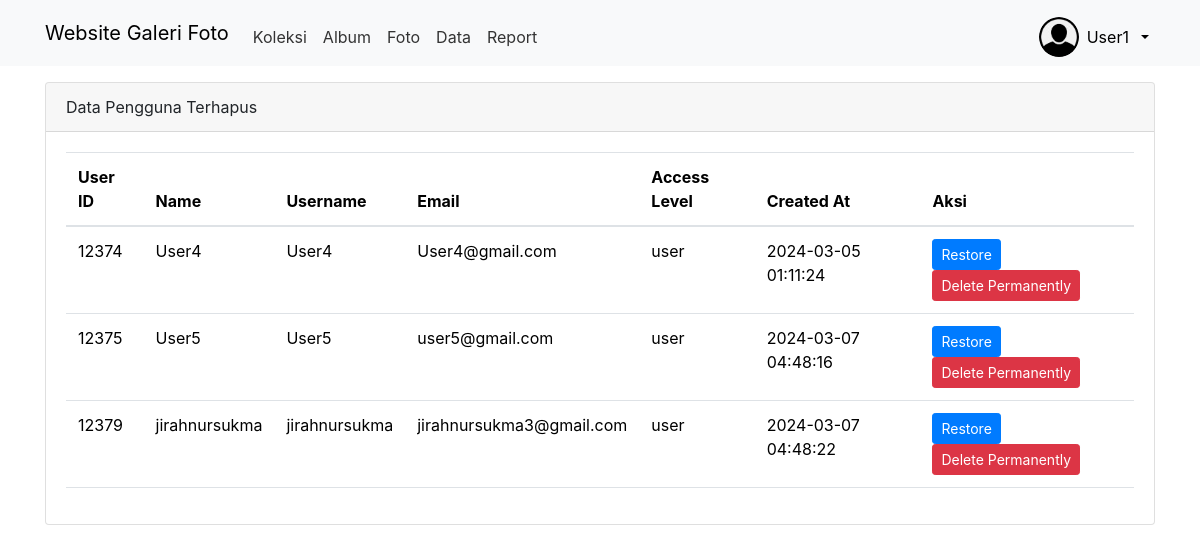
The app's page /admin/sampah.php (signed in) with its own data.
### tables this page shows
CREATE TABLE `sampah` (
  `user_id` int(11) NOT NULL,
  `name` varchar(50) NOT NULL,
  `username` varchar(50) NOT NULL,
  `password` varchar(255) NOT NULL,
  `email` varchar(100) NOT NULL,
  `acces_level` varchar(255) NOT NULL,
  `created_at` timestamp NOT NULL DEFAULT current_timestamp(),
  `is_deleted` tinyint(1) NOT NULL
);

### admin/sampah.php (the view, shortened to what this page needs)
<?php
include '../config/koneksi.php';
?>
<!DOCTYPE html>
<html lang="en">
<head>
    <link rel="stylesheet" type="text/css" href="../aset/css/bootstrap.min.css">
    <link rel="stylesheet" href="https://stackpath.bootstrapcdn.com/bootstrap/4.5.2/css/bootstrap.min.css">
</head>
<body>
<nav class="navbar navbar-expand-lg bg-body-tertiary">
  <div class="container">
    <a class="navbar-brand" href="index_album.php">Website Galeri Foto</a>
    <div class="collapse navbar-collapse mt-2" id="navbarNavAltMarkup">
      <div class="navbar-nav me-auto">
        <a href="home.php" class="nav-link">Koleksi</a>
        <a href="album.php" class="nav-link">Album</a>
        <a href="foto.php" class="nav-link">Foto</a>
        <a href="list_user.php" class="nav-link">Data</a>
        <a href="laporan.php" class="nav-link">Report</a>
      </div>
       <div class="btn-group">
    <button type="button" style='border:none;background-color:transparent;display:flex;flex-direction:row;justify-content:center;align-items:center;gap:8px' class="dropdown-toggle" style='' data-toggle="dropdown" data-mdb-dropdown-init data-mdb-ripple-init aria-expanded="false">
        <img id="profilee-img" class="img-circle img-responsive rounded-circle" src="../aset/img/profilee.png" width="40" height="40">
        <p class='mb-0'><?= $_SESSION['username'] ?></p>
    </button>
</div>
</div>
</nav>
<div class="container mt-3">
    <div class='card'>
        <div class='card-header'>Data Pengguna Terhapus</div>
        <div class='card-body'>
            <div class="table-responsive">
                <table class="table">
                    <thead class='table-stripped'>
                        <tr>
                            <th>User ID</th>
                            <th>Name</th>
                            <th>Username</th>
                            <th>Email</th>
                            <th>Access Level</th>
                            <th>Created At</th>
                            <th>Aksi</th>
                        </tr>
                    </thead>
                    <tbody>
                        <?php
                        $query = mysqli_query($koneksi, "SELECT * FROM sampah");
                        if (mysqli_num_rows($query) > 0) {
                            while($row = mysqli_fetch_assoc($query)):
                        ?>
                       <tr>
    <td><?php echo $row['user_id']; ?></td>
    <td><?php echo $row['name']; ?></td>
    <td><?php echo $row['username']; ?></td>
    <td><?php echo $row['email']; ?></td>
    <td><?php echo $row['acces_level']; ?></td>
    <td><?php echo $row['created_at']; ?></td>
    <td>
        <button type="button" class="btn btn-primary btn-sm" onclick="restoreUser(<?php echo $row['user_id']; ?>)">Restore</button>
        <button type="button" class="btn btn-danger btn-sm" onclick="deletePermanently(<?php echo $row['user_id']; ?>)">Delete Permanently</button>
    </td>
</tr>
                        <?php endwhile;
                        } else {
                            echo "<tr><td colspan='6'>Tidak ada data</td></tr>";
                        }
                        ?>
                    </tbody>
                </table>
            </div>
        </div>
    </div>
</div>
</body>
</html>

### admin/sampah.php (style rules this page uses)
.navbar-nav .nav-link { color: #333; transition: color 0.3s ease; }

### records on screen
sampah: user_id "12374", name "User4", username "User4", email "User4@gmail.com", acces_level "user", created_at "2024-03-05 01:11:24"
sampah: user_id "12375", name "User5", username "User5", email "user5@gmail.com", acces_level "user", created_at "2024-03-07 04:48:16"
sampah: user_id "12379", name "jirahnursukma", username "jirahnursukma", email "jirahnursukma3@gmail.com", acces_level "user", created_at "2024-03-07 04:48:22"

### other values on screen
$_SESSION['username'] "User1"
